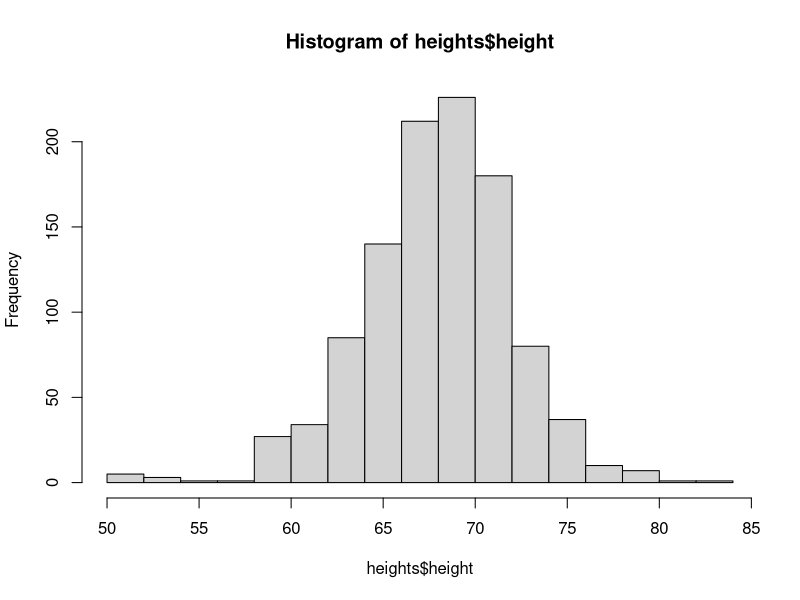

Source code (R):
#install.packages("dslabs")     # Instalar biblioteca
library(dslabs)                # Carregar biblioteca
data(heights)                  # Carregar dataset

head(heights)
hist(heights$height)
